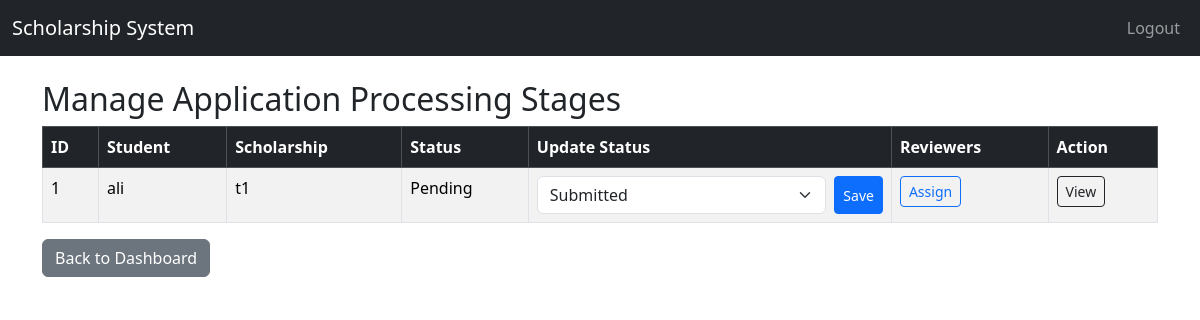
The app's page /admin/applications (signed in), older data.
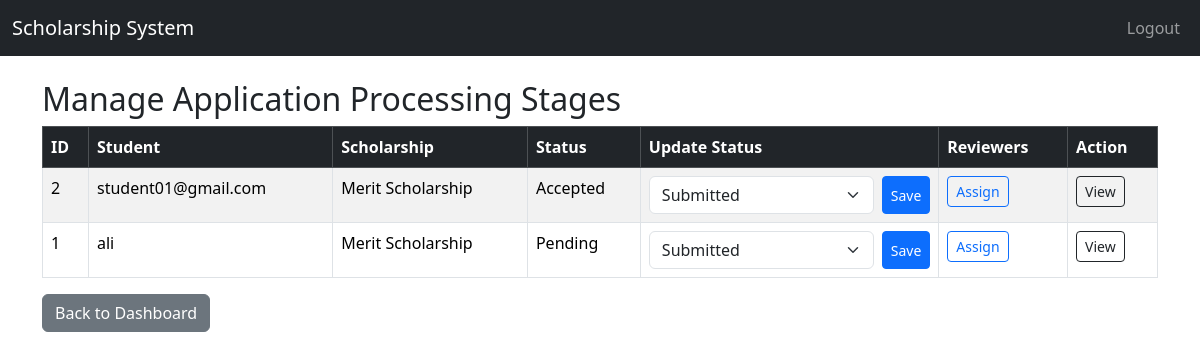
The same page, newer data.
### app/models.py (models this page shows)
class Application(db.Model):
    __tablename__ = 'application'
    __table_args__ = {'extend_existing': True}
    id = db.Column(db.Integer, primary_key=True)
    student_id = db.Column(db.Integer, db.ForeignKey('user.id'), nullable=False)
    scholarship_id = db.Column(db.Integer, db.ForeignKey('scholarship.id'), nullable=False)
    reviewer_id = db.Column(db.Integer, db.ForeignKey('user.id'), nullable=True)
    documents = db.Column(db.Text)  # store file paths comma-separated
    status = db.Column(db.String(50), default="Pending")  # Pending, Reviewed, Accepted, Rejected
    submitted_at = db.Column(db.DateTime, default=datetime.utcnow)
    reviews = db.relationship('Review', backref='application', lazy=True)
    scholarship = db.relationship('Scholarship', backref='applications')
    student = db.relationship('User', foreign_keys=[student_id], backref='applications')
    form_data = db.Column(JSON)

class User(UserMixin, db.Model):
    id = db.Column(db.Integer, primary_key=True)
    username = db.Column(db.String(50), unique=True, nullable=False)
    email = db.Column(db.String(100), unique=True, nullable=False)
    your_id = db.Column(db.String(20), unique=True, nullable=True)
    password = db.Column(db.String(255), nullable=False)
    role = db.Column(db.String(20), nullable=False)
    created_at = db.Column(db.DateTime, default=datetime.utcnow)

class Scholarship(db.Model):
    id = db.Column(db.Integer, primary_key=True)
    title = db.Column(db.String(200), nullable=False)
    description = db.Column(db.Text)
    eligibility_criteria = db.Column(db.JSON)
    application_deadline = db.Column(db.DateTime)
    created_at = db.Column(db.DateTime, default=datetime.utcnow)
    documents_required = db.Column(db.Text)  # comma-separated list

### app/routes/admin_routes.py (the view)
@admin_bp.route('/applications')
@login_required
def manage_applications():
    if current_user.role != 'admin':
        flash("Access denied.", "danger")
        return redirect(url_for('auth.login'))
    applications = Application.query.order_by(Application.id.desc()).all()
    forms = {}
    for a in applications:
        f = ApplicationStatusForm()
        f.status.data = a.status if hasattr(a, "status") and a.status else "Submitted"
        forms[a.id] = f
    return render_template('admin/manage_applications.html', applications=applications, forms=forms)

### app/forms.py
class ApplicationStatusForm(FlaskForm):
    status = SelectField(
        "Status",
        choices=[
            ("Submitted", "Submitted"),
            ("Under Review", "Under Review"),
            ("Approved", "Approved"),
            ("Rejected", "Rejected"),
        ],
        validators=[DataRequired()]
    )

### app/templates/admin/manage_applications.html (shortened to what this page needs)
{% extends "base.html" %}
{% block content %}
<h2>Manage Application Processing Stages</h2>
<div class="table-responsive">
  <table class="table table-bordered table-striped">
    <thead class="table-dark">
      <tr>
        <th>ID</th>
        <th>Student</th>
        <th>Scholarship</th>
        <th>Status</th>
        <th>Update Status</th>
        <th>Reviewers</th>
        <th>Action</th>
      </tr>
    </thead>
    <tbody>
      {% for a in applications %}
      <tr>
        <td>{{ a.id }}</td>
        <td>
          {{ a.student.username if a.student else a.student_id }}
        </td>
        <td>
          {{ a.scholarship.title if a.scholarship else a.scholarship_id }}
        </td>
        <td>{{ a.status }}</td>
        <td>
          <form method="POST"
                action="{{ url_for('admin.update_application_status', application_id=a.id) }}"
                class="d-flex gap-2">
            {{ forms[a.id].status(class="form-select") }}
            <button type="submit" class="btn btn-sm btn-primary">Save</button>
          </form>
        </td>
        <td>
          <a class="btn btn-sm btn-outline-primary"
             href="{{ url_for('admin.assign_reviewers', application_id=a.id) }}">
            Assign
          </a>
        </td>
        <td>
          <a class="btn btn-sm btn-outline-dark"
             href="{{ url_for('admin.application_detail', application_id=a.id) }}">
            View
          </a>
        </td>
      </tr>
      {% else %}
      <tr>
        <td colspan="7" class="text-center">No applications found.</td>
      </tr>
      {% endfor %}
    </tbody>
  </table>
</div>
<a href="{{ url_for('admin.dashboard') }}" class="btn btn-secondary">Back to Dashboard</a>
{% endblock %}

Row changes from the older to the newer data that the page shows:
added Application: id "2", student "student01@gmail.com", scholarship "Merit Scholarship", status "Accepted", status "Submitted"
changed through a linked row, Application "Pending": scholarship "t1" → "Merit Scholarship"
